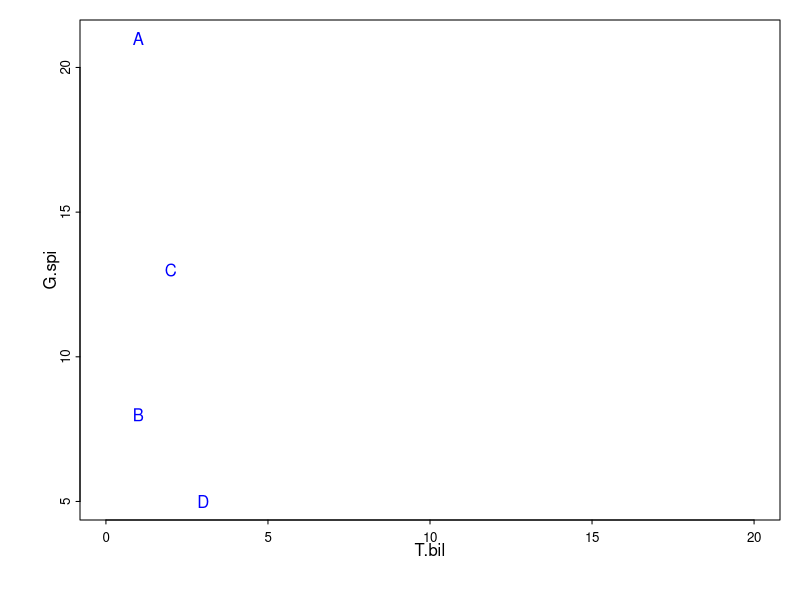
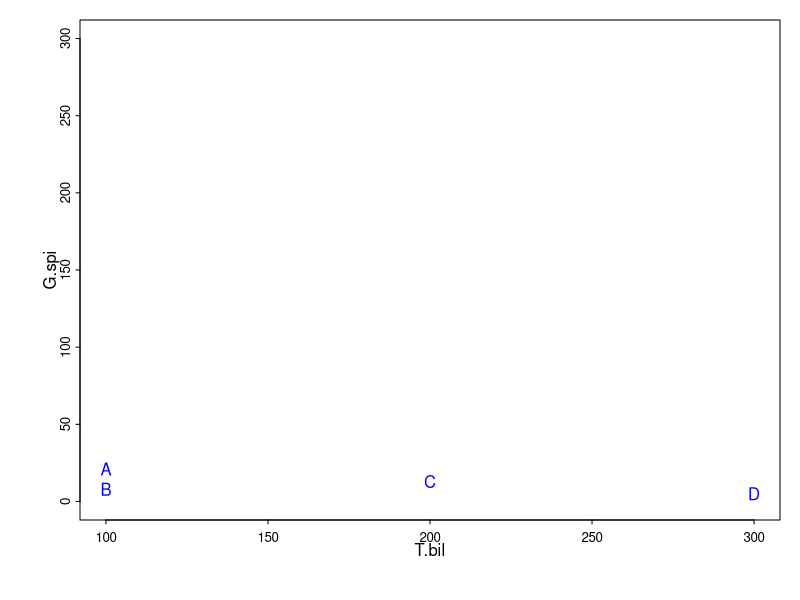
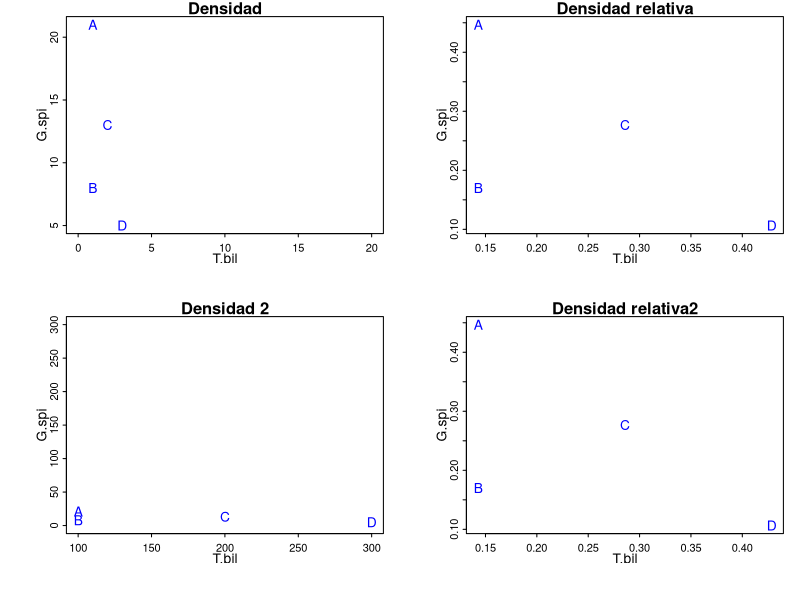
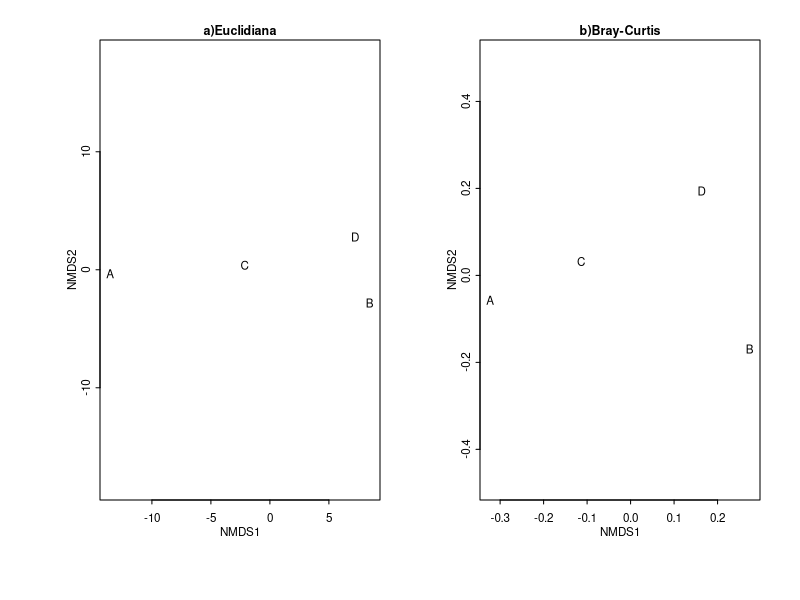

Here is the R script that generated these plots, in order:
## ---- chunk 1
dens <- data.frame(T.bil = c(1, 1, 2, 3), G.spi = c(21, 8, 13, 5)) 
row.names(dens) <- LETTERS[1:4]
dens
## ---- chunk 2
par(mar=c(4,4,1,1), mgp=c(1,0.3,0), tcl= -0.2)
plot(dens, type = "n", cex.axis=0.8, xlim=c(0,20)) 
text(dens, row.names(dens), col ="blue")
## ---- chunk 3
par(mar=c(4,4,1,1), mgp=c(1,0.3,0), tcl= -0.2)
dens1 <- dens
dens1$T.bil <- dens1$T.bil*100
plot(dens1, type = "n", cex.axis=0.8, ylim=c(0,300)) 
text(dens1, row.names(dens1), col ="blue")
## ---- chunk 4
dens[,1]/sum(dens[,1])
dens1[,1]/sum(dens1[,1])
## ---- chunk 5

dens3 <- dens

for(i in 1:2){
dens3[,i] <- dens[,i]/sum(dens[,i])
}
dens4 <- dens1

for(i in 1:2){
dens4[,i] <- dens1[,i]/sum(dens1[,i])
}

par(mfcol=c(2,2), mar=c(4,4,1,1), mgp=c(1,0.3,0), tcl= -0.2)
plot(dens, type = "n", cex.axis=0.8, xlim=c(0,20), main = "Densidad") 
text(dens, row.names(dens), col ="blue")

plot(dens1, type = "n", cex.axis=0.8, ylim=c(0,300), main = "Densidad 2") 
text(dens1, row.names(dens1), col ="blue")

plot(dens3, type = "n", cex.axis=0.8, main = "Densidad relativa") 
text(dens3, row.names(dens3), col ="blue")

plot(dens4, type = "n", cex.axis=0.8, main = "Densidad relativa2") 
text(dens4, row.names(dens4), col ="blue")

## ---- chunk 6
x <- dens[2, 1] - dens[3, 1]
## ---- chunk 7
y <- dens[2, 2] - dens[3, 2]
## ---- chunk 8
sqrt(x^2 + y^2)
## ---- chunk 9
dist(dens)
## ---- chunk 10
dens$C.tri<- c(11, 3, 7, 5)
dens$C.sca<- c(16, 0, 9, 4)
## ---- chunk 11

library(vegan) 

#Distancia Euclidiana
mdsE <- metaMDS(dens, distance = "euc", autotransform = FALSE, trace = 0) 
#Distancia de Bray-Curtis
mdsB <- metaMDS(dens, distance = "bray", autotransform = FALSE, trace = 0) 

## ---- chunk 12

par(mfcol=c(1,2), oma=c(1,1,1,1), mar=c(4,4,1,1),
    mgp=c(1,0.3,0), tcl= -0.2)

plot(mdsE, display = "sites", 
     type = "text",main="a)Euclidiana", 
     cex.axis= 0.7, cex.main=0.75, cex.lab=0.7)

plot(mdsB, display = "sites", type = "text", 
     main="b)Bray-Curtis", 
     cex.axis= 0.7, cex.main=0.75, cex.lab=0.7)
## ---- chunk 13
dens.RA <- t(apply(dens, 1, function(sp.abun) sp.abun/sum(sp.abun)))
dens.RA

## ---- chunk 14
mins <- apply(dens.RA[1:2, ], 2, min)
mins
## ---- chunk 15
sum(mins)*100

## ---- chunk 16

comp<- apply(dens[1:2, ], 2, function(abuns) all(abuns != 0))
comp
Rs <- apply(dens[1:2, ], 1, function(x) sum(x > 0))
Rs
## ---- chunk 17
(2*sum(comp))/sum(Rs)
## ---- chunk 18

set.seed(9)
datos <- data.frame(sp1=(sample(0:120, 3)), sp2=(sample(0:80, 3)), sp3=(sample(0:40, 3)), sp4=(sample(0:2010, 3)), sp5=(sample(0:180, 3)), sp6=(sample(0:20, 3)), sp7=(sample(0:1010, 3)), sp8=(sample(0:180, 3)))
set.seed(9)
datos <- rbind(datos, datos[1,]+sample(1:40, 8), datos[3,]+sample(1:120, 8))
rownames(datos) <- c(LETTERS[1:5])

datos[datos<=10] <- 0

knitr::kable(
  datos, booktabs = TRUE,
  caption = 'Comunidades hipotéticas'
)
